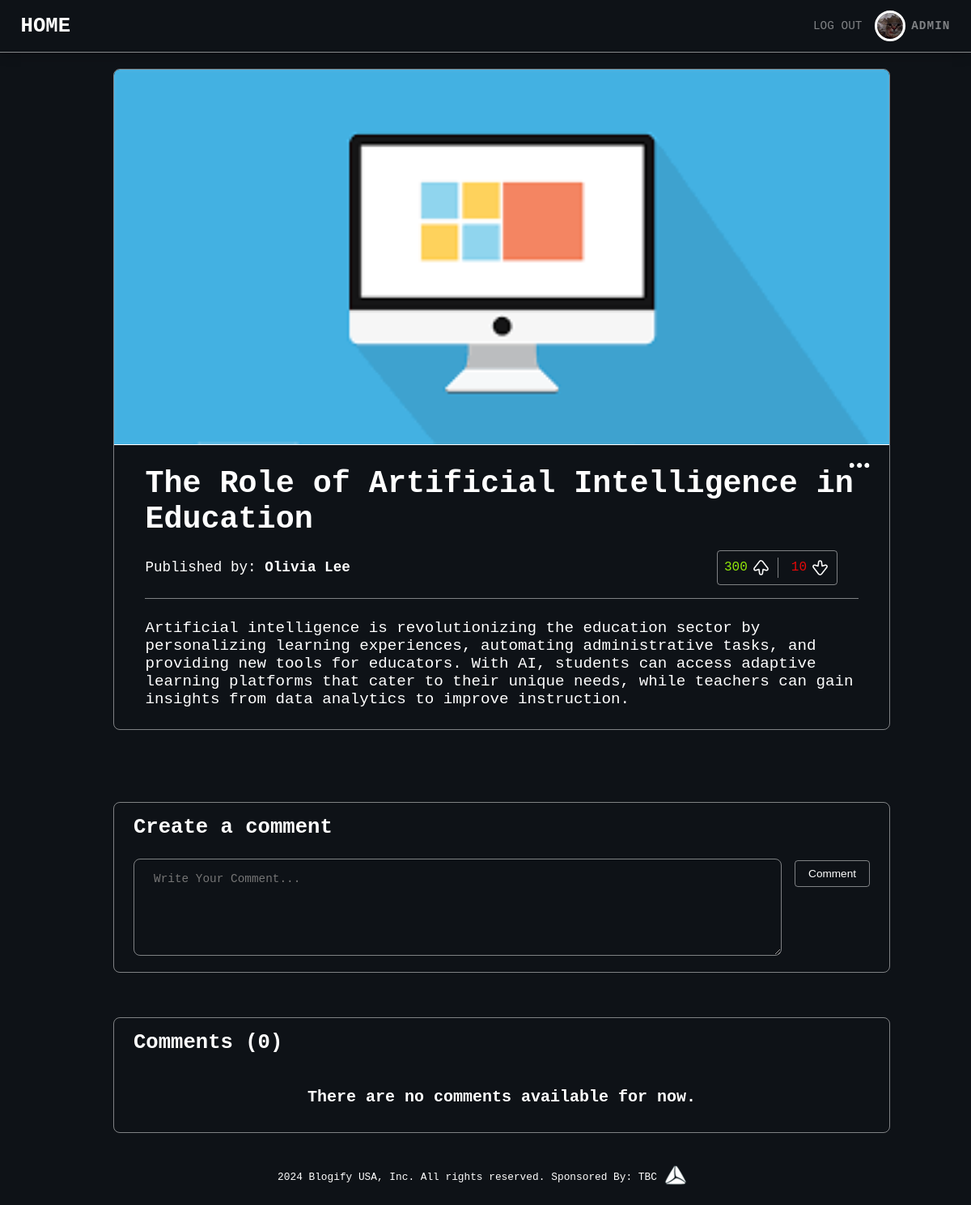
Page /blogs/23 (signed in) on the committed database.
### models.py (models this page shows, shortened)
class User(db.Model, UserMixin):
    id = db.Column(db.Integer, primary_key=True)
    name = db.Column(db.String, nullable=False)
    email = db.Column(db.String, nullable=False, unique=True)
    password = db.Column(db.String, nullable=False)
    image = db.Column(db.String, nullable=False)
    role = db.Column(db.String, nullable=False, default="user")

class Blog(db.Model):
    id = db.Column(db.Integer, primary_key=True)
    name = db.Column(db.String, nullable=False)
    description = db.Column(db.String, nullable=False)
    article = db.Column(db.String, nullable=False)
    user = db.Column(db.Integer, nullable=False)
    likes = db.Column(db.Integer, nullable=False)
    dislikes = db.Column(db.Integer, nullable=False)
    image = db.Column(db.String, nullable=False)

### routes.py (the view)
@app.route("/blogs/<id>")
def renderBlog(id):
    blog = Blog.query.get(id)
    if not blog:
        return "<h1>404: Blog Not Found!</h1>"
    user = User.query.get(blog.user)
    comments = Comment.query.filter(Comment.blog == blog.id).all()
    form = CommentForm()
    update_form = UpdateCommentForm()
    comments_interactions = {"likes": [], "dislikes": []}
    comments_ids = {"likes": [], "dislikes": []}
    up_vote = []
    down_vote = []
    if current_user.is_authenticated:
        up_vote = Up_votes.query.filter(
            and_(Up_votes.user == current_user.id, Up_votes.blog == id)
        ).first()
        down_vote = Down_votes.query.filter(
            and_(Down_votes.user == current_user.id, Down_votes.blog == id)
        ).first()
    if current_user.is_authenticated:
        comments_interactions["likes"] = Comment_Up_Votes.query.filter(
            and_(
                Comment_Up_Votes.user == current_user.id,
                Comment_Up_Votes.comment.in_([comment.id for comment in comments]),
            )
        ).all()
        comments_interactions["dislikes"] = Comment_Down_Votes.query.filter(
            and_(
                Comment_Down_Votes.user == current_user.id,
                Comment_Down_Votes.comment.in_([comment.id for comment in comments]),
            )
        ).all()
    comments_ids["likes"] = [
        interaction.comment for interaction in comments_interactions["likes"]
    ]
    comments_ids["dislikes"] = [
        interaction.comment for interaction in comments_interactions["dislikes"]
    ]
    return render_template(
        "blogpage.html",
        blog=blog,
        user=user,
        upvote=up_vote,
        downvote=down_vote,
        form=form,
        comments=comments,
        update_comment_form=update_form,
        comm_length=len(comments),
        disliked_comments=comments_ids["dislikes"],
        liked_comments=comments_ids["likes"],
    )

### forms.py
class CommentForm(FlaskForm):
    comment = TextAreaField(
        "Write Your Comment...",
        validators=[
            DataRequired("Comment must have a text in it!"),
            Length(min=2, max=10000),
        ],
    )
    submit = SubmitField("Comment")

class UpdateCommentForm(FlaskForm):
    comment = TextAreaField(
        "Write Your Comment...",
        validators=[
            DataRequired("You have to update your comment."),
            Length(min=2, max=10000),
        ],
    )
    submit = SubmitField("Update Comment")

### models.py (called while the page is built)
@login_manager.user_loader
def load_user(user_id):
    return User.query.get(user_id)

### templates/blogpage.html (shortened to what this page needs)
{% extends "base.html" %} {% block content %}
<main class="blog" id="blog-{{blog.id}}">
	<div class="blog__wrapper">
		<div class="blog__cover">
			<img src="/static/images/blogs/{{blog.image}}" alt="Cover image of this blog" class="blog__image" />
		</div>
		<div class="blog__container">
			<div class="blog__header-main">
				{% if current_user.id == user.id or current_user.role == "admin" %}
				<div class="blog__options-box">
					<img
						src="/static/images/three-dots-svgrepo-com.svg"
						class="blog__options-icon"
						alt="Image of the 3 Dots"
					/>
				</div>
				{% endif %}
				<h1 class="heading-primary blog__name">{{blog.name}}</h1>
				<div class="blog__info">
					<p class="blog__published">
						Published by: <a href="/user/{{ user.id }}" class="blog__user-name">{{ user.name }}</a>
					</p>
					<div class="blog__interactions">
						<div class="blog__likes">
							<span>{{blog.likes}}</span>
							<a href="/blogs/{{blog.id}}/upvote">
								<svg
									width="25"
									height="25"
									viewBox="0 0 24 24"
									xmlns="http://www.w3.org/2000/svg"
									class="btn__upvote {% if upvote %} svg__active--green{%endif%}"
									fill="#000"
								>
									<path
										d="M9.456 4.216l-5.985 7.851c-.456.637-.583 1.402-.371 2.108l.052.155a2.384 2.384 0 002.916 1.443l2.876-.864.578 4.042a2.384 2.384 0 002.36 2.047h.234l.161-.006a2.384 2.384 0 002.2-2.041l.576-4.042 2.877.864a2.384 2.384 0 002.625-3.668L14.63 4.33a3.268 3.268 0 00-5.174-.115zm3.57.613c.16.114.298.253.411.411l5.897 7.736a.884.884 0 01-.973 1.36l-3.563-1.069a.884.884 0 00-1.129.722l-.678 4.75a.884.884 0 01-.875.759h-.234a.884.884 0 01-.875-.76l-.679-4.75a.884.884 0 00-1.128-.72l-3.563 1.068a.884.884 0 01-.973-1.36L10.56 5.24a1.767 1.767 0 012.465-.41z"
										fill="#fff"
										fill-rule="evenodd"
									></path>
								</svg>
							</a>
						</div>
						<div class="blog__dislikes">
							<span>{{blog.dislikes}}</span>
							<a href="/blogs/{{blog.id}}/downvote">
								<svg
									width="25"
									height="25"
									viewBox="0 0 24 24"
									xmlns="http://www.w3.org/2000/svg"
									class="btn__downvote rotate-180 {% if downvote %} svg__active--red{%endif%}"
								>
									<path
										d="M9.456 4.216l-5.985 7.851c-.456.637-.583 1.402-.371 2.108l.052.155a2.384 2.384 0 002.916 1.443l2.876-.864.578 4.042a2.384 2.384 0 002.36 2.047h.234l.161-.006a2.384 2.384 0 002.2-2.041l.576-4.042 2.877.864a2.384 2.384 0 002.625-3.668L14.63 4.33a3.268 3.268 0 00-5.174-.115zm3.57.613c.16.114.298.253.411.411l5.897 7.736a.884.884 0 01-.973 1.36l-3.563-1.069a.884.884 0 00-1.129.722l-.678 4.75a.884.884 0 01-.875.759h-.234a.884.884 0 01-.875-.76l-.679-4.75a.884.884 0 00-1.128-.72l-3.563 1.068a.884.884 0 01-.973-1.36L10.56 5.24a1.767 1.767 0 012.465-.41z"
										fill="#fff"
										fill-rule="evenodd"
									></path>
								</svg>
							</a>
						</div>
					</div>
				</div>
			</div>
			<article class="blog__content">{% filter markdown %} {{blog.article | safe }} {% endfilter %}</article>
		</div>
	</div>
	<form method="post" action="/blogs/{{blog.id}}/comment_create" class="comment__form">
		<h2 class="heading-secondary">Create a comment</h2>
		<div class="comment__wrapper">
			<div class="comment__input-box">
				{{form.comment(class="comment__input", placeholder=form.comment.label.text)}}
			</div>
			{{form.submit(class="btn btn--create-comment")}}
		</div>
	</form>
	<div class="comments">
		<h2 class="heading-secondary">Comments ({{comm_length}})</h2>
		{% if comments %} {% for comment in comments %}
		<div class="comment" id="comment-{{comment.id}}">
			<form method="post" action="/comments/{{comment.id}}/edit" class="comment__edit-form content--disable">
				{{update_comment_form.hidden_tag()}} {{update_comment_form.comment(class="comment__edit-input",
				data_x=comment.comment_content)}} {{update_comment_form.submit(class=" btn__edit-blog")}}
			</form>
			<div class="comment__header">
				<p class="comment__published">
					Commented by:
					<a href="/user/{{ comment.user }}" class="comment__user-name">{{ comment.user_name }}</a>
				</p>
				{% if current_user.id == comment.user or current_user.role == "admin" %}
				<div class="comment__options-box">
					<img
						src="/static/images/three-dots-svgrepo-com.svg"
						class="comment__options-icon"
						alt="Image of the 3 Dots"
					/>
				</div>
				<div class="content--disable comment__options">
					<p class="comment__option">
						<a class="comment__option-link comment__edit">Edit Comment</a>
					</p>
					<p class="comment__option">
						<a href="/comments/{{comment.id}}/delete" class="comment__option-link">Delete Comment</a>
					</p>
				</div>
				{% endif %}
			</div>
			<div class="comment__container">
				<article class="comment__content">
					{% filter markdown %} {{comment.comment_content | safe }} {% endfilter %}
				</article>
				<div class="comment__interactions">
					<div class="comment__likes">
						<span>{{comment.likes}}</span>
						<a href="/comments/{{comment.id}}/upvote">
							<svg
								width="25"
								height="25"
								viewBox="0 0 24 24"
								xmlns="http://www.w3.org/2000/svg"
								class="btn__upvote {% if comment.id in liked_comments %} svg__active--green {%endif%}"
								fill="#000"
							>
								<path
									d="M9.456 4.216l-5.985 7.851c-.456.637-.583 1.402-.371 2.108l.052.155a2.384 2.384 0 002.916 1.443l2.876-.864.578 4.042a2.384 2.384 0 002.36 2.047h.234l.161-.006a2.384 2.384 0 002.2-2.041l.576-4.042 2.877.864a2.384 2.384 0 002.625-3.668L14.63 4.33a3.268 3.268 0 00-5.174-.115zm3.57.613c.16.114.298.253.411.411l5.897 7.736a.884.884 0 01-.973 1.36l-3.563-1.069a.884.884 0 00-1.129.722l-.678 4.75a.884.884 0 01-.875.759h-.234a.884.884 0 01-.875-.76l-.679-4.75a.884.884 0 00-1.128-.72l-3.563 1.068a.884.884 0 01-.973-1.36L10.56 5.24a1.767 1.767 0 012.465-.41z"
									fill="#fff"
									fill-rule="evenodd"
								></path>
							</svg>
						</a>
					</div>
					<div class="comment__dislikes">
						<span>{{comment.dislikes}}</span>
						<a href="/comments/{{comment.id}}/downvote">
							<svg
								width="25"
								height="25"
								viewBox="0 0 24 24"
								xmlns="http://www.w3.org/2000/svg"
								class="btn__downvote rotate-180 {% if comment.id in disliked_comments %} svg__active--red {%endif%}"
							>
								<path
									d="M9.456 4.216l-5.985 7.851c-.456.637-.583 1.402-.371 2.108l.052.155a2.384 2.384 0 002.916 1.443l2.876-.864.578 4.042a2.384 2.384 0 002.36 2.047h.234l.161-.006a2.384 2.384 0 002.2-2.041l.576-4.042 2.877.864a2.384 2.384 0 002.625-3.668L14.63 4.33a3.268 3.268 0 00-5.174-.115zm3.57.613c.16.114.298.253.411.411l5.897 7.736a.884.884 0 01-.973 1.36l-3.563-1.069a.884.884 0 00-1.129.722l-.678 4.75a.884.884 0 01-.875.759h-.234a.884.884 0 01-.875-.76l-.679-4.75a.884.884 0 00-1.128-.72l-3.563 1.068a.884.884 0 01-.973-1.36L10.56 5.24a1.767 1.767 0 012.465-.41z"
									fill="#fff"
									fill-rule="evenodd"
								></path>
							</svg>
						</a>
					</div>
				</div>
			</div>
		</div>
		{%endfor%} {% else %}
		<p class="comment__placeholder">There are no comments available for now.</p>
		{% endif %}
	</div>
</main>
{% endblock %}

### templates/_header.html
<header class="header">
	<h2 class="heading-secondary header__logo"><a href="/">HOME</a></h2>
	{% if current_user.is_authenticated %}
	<div class="header__user">
		<div class="header__user-logout">
			<a class="header__user-logout-link" href="/user/logout">Log Out</a>
		</div>
		<div class="header__user-img">
			<a class="header__user-link" href="/me">
				<img src="/static/images/users/{{current_user.image}}" alt="Image of the User" />
			</a>
		</div>
		<div class="header__user-content">
			<p class="header__user-name">{{current_user.name.split(' ')[0].upper()}}</p>
		</div>
	</div>
	{% else %}
	<div class="header__options">
		<a href="/login" class="btn-login">Log In</a>
		<a href="/signup" class="btn-signup">Sign Up</a>
	</div>
	{% endif %}
</header>

### static/css/style.css (style rules this page uses)
*, *::before, *::after { margin: 0; padding: 0; box-sizing: inherit; }
html { font-size: 62.5%; }
@media only screen and (max-width: 1200px) { html { font-size: 50%; } }
body { box-sizing: border-box; font-size: 1.6rem; font-family: monospace; overflow-x: hidden; background-color: #0e1217; width: 100%; }
a { text-decoration: none; }
.heading-primary { color: #ffffff; font-size: 4.8rem; }
.heading-secondary { color: #ffffff; font-size: 3.2rem; }
.rotate-180 { transform: rotate(180deg); }
.header { display: flex; align-items: center; justify-content: space-between; width: 100%; box-shadow: 0 0 2rem rgba(0, 0, 0, 0.3); padding: 2rem 3.2rem; background-color: transparent; border-bottom: 1px solid rgba(255, 255, 255, 0.5); }
.header__logo a { color: inherit; transition: all 0.3s; }
.header__user { display: flex; align-items: center; gap: 1.3rem; }
.header__user-img { width: 4rem; height: 4rem; border-radius: 50%; outline: 3px solid #ffffff; overflow: hidden; transition: all 0.3s; }
.header__user-img img { width: 100%; height: 100%; }
.header__user-content { color: rgba(255, 255, 255, 0.47); font-size: 1.8rem; font-weight: 600; letter-spacing: 1px; }
.header__user-logout { margin-right: 1rem; transition: all 0.3s; }
.header__user-logout-link { font-size: 1.8rem; text-transform: uppercase; color: rgba(255, 255, 255, 0.47); }
.btn { width: 100%; border: none; cursor: pointer; }
.btn--create-comment { padding: 1rem 2rem; border-radius: 0.5rem; border: 1px solid rgba(255, 255, 255, 0.47); background-color: transparent; color: #ffffff; transition: all 0.3s; }
.comment__placeholder { text-align: center; font-size: 2.5rem; font-weight: 600; color: #ffffff; padding: 2rem; }
.comment__form { max-width: 120rem; width: 100%; margin-top: 6.4rem; display: flex; flex-direction: column; gap: 2rem; border: 1px solid rgba(255, 255, 255, 0.47); border-radius: 1rem; padding: 2rem 3rem; }
.comment__wrapper { display: flex; gap: 2rem; margin-top: 1rem; }
.comment__input-box { width: 100%; }
.comment__input { width: 100%; min-height: 15rem; resize: vertical; padding: 2rem 3rem; border-radius: 1rem; border: 1px solid rgba(255, 255, 255, 0.47); background-color: transparent; color: #ffffff; font-size: 1.8rem; }
.btn--create-comment { font-size: 1.7rem; flex: 0 1; align-self: flex-start; margin-top: 0.2rem; }
.comments { max-width: 120rem; width: 100%; margin-top: 2rem; border: 1px solid rgba(255, 255, 255, 0.47); border-radius: 1rem; padding: 2rem 3rem; display: flex; flex-direction: column; gap: 3.2rem; }
.blog { display: flex; flex-direction: column; align-items: center; gap: 4.8rem; min-height: 100vh; width: 100%; margin: 2.5rem; }
.blog__wrapper { max-width: 120rem; width: 100%; border: 1px solid rgba(255, 255, 255, 0.47); border-radius: 1rem; overflow-x: hidden; }
.blog__container { width: 100%; padding: 3.2rem 4.8rem; }
.blog__cover { width: 100%; max-height: 58rem; height: 100%; object-fit: cover; object-position: center; }
.blog__image { max-height: 58rem; width: 100%; height: 100%; object-fit: cover; object-position: center; border-bottom: 1px solid #ffffff; }
.blog__name { word-wrap: break-word; white-space: pre-wrap; word-break: break-word; padding-bottom: 2rem; }
.blog__content { word-wrap: break-word; white-space: pre-wrap; word-break: break-word; font-size: 2.4rem; color: #ffffff; }
.blog__header-main { border-bottom: 1px solid rgba(255, 255, 255, 0.47); margin-bottom: 3.2rem; padding-bottom: 2rem; position: relative; }
.blog__published { color: #ffffff; font-size: 2.2rem; }
.blog__user-name { font-weight: 600; color: #ffffff; transition: all 0.3s; }
.blog__info { display: flex; justify-content: space-between; align-items: center; }
.blog__interactions { display: flex; gap: 1rem; align-items: center; color: #ffffff; margin-right: 3.2rem; font-size: 2rem; border: 1px solid rgba(255, 255, 255, 0.47); border-radius: 0.5rem; padding: 1rem; }
.blog__likes { color: rgba(150, 238, 9, 0.9607843137); padding-right: 1rem; border-right: 1px solid rgba(255, 255, 255, 0.47); }
.blog__dislikes { color: rgba(234, 8, 8, 0.9803921569); padding-left: 1rem; }
.blog__likes, .blog__dislikes { display: flex; align-items: center; gap: 0.5rem; }
.blog__likes a, .blog__dislikes a { display: flex; align-items: center; }
.blog__options-box { position: absolute; top: 1%; right: -3%; transform: translate(-50%, -50%); }
.blog__options-icon { cursor: pointer; }

### rows in the picture
User: image (picture), name.split "ADMIN"
Blog: image (placeholder picture), name "The Role of Artificial Intelligence in Education", likes "300", dislikes "10", article "Artificial intelligence is revolutionizing the education sector by personalizing learning experiences, automating administrative tasks, and providing new tools for educators. With AI, students can access adaptive learning platforms that cater to their unique needs, while teachers can gain insights from data analytics to improve instruction."
User: name "Olivia Lee"

### other values in the picture
{{ comm_length }} "0"
